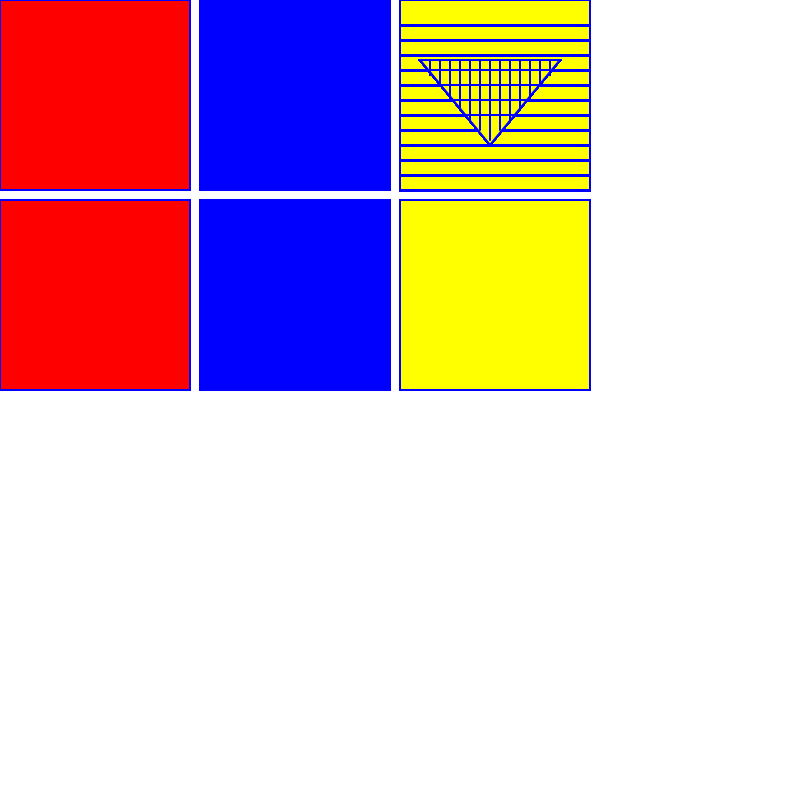
Frame 1 (no input)
Frame 60 (no input): identical to frame 1, image omitted
Frame 120 (the mouse pressed at the canvas centre since frame 60): identical to frame 1, image omitted

The p5.js sketch that drew this single still picture (run headless with seeded random() and noise() and a simulated clock; from frame 60 on, the mouse is pressed at the canvas centre):

// p5.js sketch
// ── sketch.js
function setup (){
    createCanvas(800,800);
    //sol_le_witt();
    //noLoop();
}


var colours =[];

function draw(){
    
    stroke(0,0,255);
    strokeWeight(2); 
    
    let colors = [color(255, 0, 0), color(0, 0, 255),color(255, 255, 0)];
    for (let y = 0; y < 2; y++) {
        for (let x = 0; x < 3; x++) {
            let xpos = x *200;
            let ypos = y *200;
            fill(colors[x]);
            rect(xpos, ypos, 190, 190);
            sol_le_witt();
        }
        sol_le_witt();
    }
    
}








function sol_le_witt(){ 
    
var counter=5
while (counter<40){
    
    rect (400, counter*5, 190, 1);
    counter = counter+3;
    triangle(420, 60, 560, 60, 490, 145);
    strokeWeight(2);
    
        line(420, 70, 560, 70);
        line(435, 85, 570, 85);
        line(450, 100, 580, 100);
        line(465, 115, 590, 115);
        
        //stroke(255, 204, 0);
        line(430, 60, 430, 75);
        line(440, 60, 440, 85);
        line(450, 60, 450, 100);
        line(460, 60, 460, 110);
        line(470, 60, 470, 120);
        line(480, 60, 480, 130);
        line(490, 60, 490, 140);
        line(500, 60, 500, 130);
        line(510, 60, 510, 120);
        line(520, 60, 520, 110);
        line(530, 60, 530, 100);
        line(540, 60, 540, 85);
        line(550, 60, 550, 75);
        
} 

}
